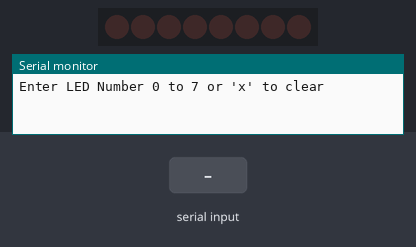
This sketch was run on a simulated Arduino Uno, built with avr-gcc and run on an emulated ATmega328P. Shown: 8 shift-register outputs drawn as a row of LEDs (first output left, lit = HIGH), the last lines printed to the serial monitor. Wiring (inferred from the names in the program): shift register (74HC595): data pin 2; shift clock pin 3; latch pin 4. Wiring (inferred from the signals the program sends): row of LEDs: on Q0, Q1, Q2, Q3, Q4, Q5, Q6, Q7. The inputs (shaded band) are chosen by the test bench.

Above: at 1.2 s.
1.3 s: "90,45\n" received over Serial
At 2.5 s:
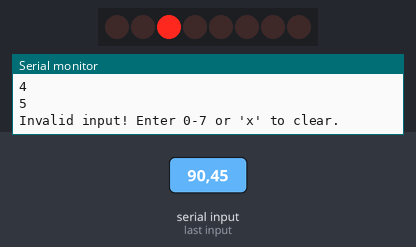
2.8 s: "x90\n" received over Serial
At 3.7 s:
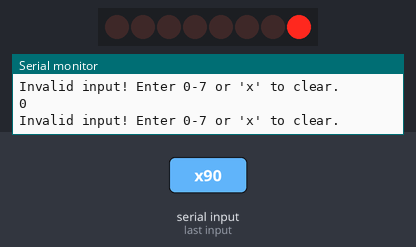
4.3 s: "30,150\n" received over Serial
5.8 s: "200\n" received over Serial
7.3 s: "90,45\n" received over Serial
At 8.4 s:
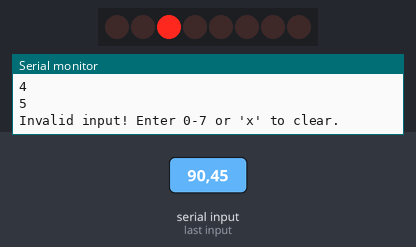
8.8 s: "90\n" received over Serial
At 9.5 s:
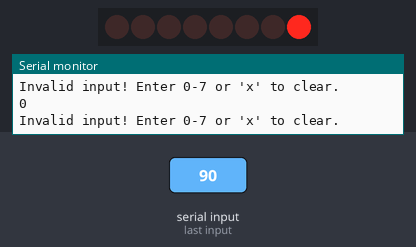
Timing chart, 0 to 11.3 s (numbered marks = the images above; inputs shaded):
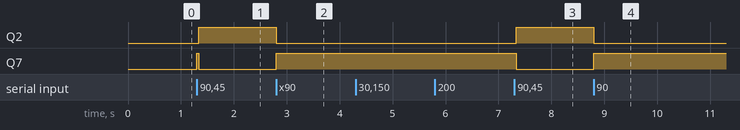

The sketch:

sketch_mar10a.ino
```cpp
int stcp_Pin = 4;  // Latch pin (ST_CP)
int shcp_Pin = 3;  // Clock pin (SH_CP)
int ds_Pin = 2;    // Data pin (DS)

void setup()
{
  pinMode(stcp_Pin, OUTPUT);
  pinMode(shcp_Pin, OUTPUT);
  pinMode(ds_Pin, OUTPUT);
  Serial.begin(9600);
  Serial.println("Enter LED Number 0 to 7 or 'x' to clear");
}

void loop() {
  if (Serial.available()) {  // Check if there is input from Serial
    char ch = Serial.read(); // Read the character input
    Serial.println(ch);

    byte ledState = 0b00000000; // Default: All LEDs off

    if (ch >= '0' && ch <= '7') {
      int led = ch - '0'; // Convert char to integer (0-7)
      ledState = (1 << led); // Set the corresponding bit for the LED
    } else if (ch == 'x') {
      ledState = 0b00000000; // Clear all LEDs
    } else {
      Serial.println("Invalid input! Enter 0-7 or 'x' to clear.");
      return;
    }

    // Send data to shift register
    digitalWrite(stcp_Pin, LOW);
    shiftOut(ds_Pin, shcp_Pin, LSBFIRST, ledState);
    digitalWrite(stcp_Pin, HIGH);
  }
}
```

Measured:
- after the input at 1.3 s, Q2: LOW → HIGH at once; Q7: LOW → HIGH at once, → LOW 0.04 s later
- after the input at 2.8 s, Q2: HIGH → LOW at once; Q7: LOW → HIGH at once
- after the input at 7.3 s, Q2: LOW → HIGH at once; Q7: HIGH → LOW at once
- after the input at 8.8 s, Q2: HIGH → LOW at once; Q7: LOW → HIGH at once
